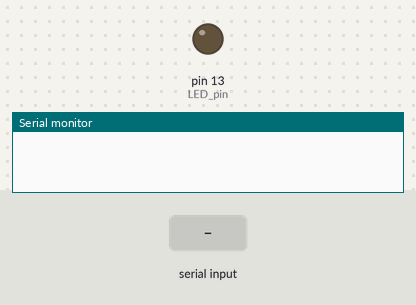
Recording of a sketch running on a simulated Arduino Uno, built with avr-gcc and run on an emulated ATmega328P. On the bench: output pins drawn as LEDs (lit = HIGH), the last lines printed to the serial monitor. The inputs (shaded band) are chosen by the test bench.

Above: at 1.2 s.
1.3 s: "30,150\n" received over Serial
At 2.6 s:
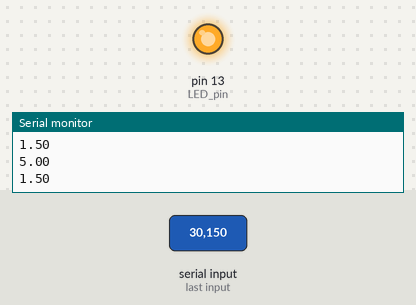
Timing chart, 0 to 4.3 s (numbered marks = the images above; inputs shaded):
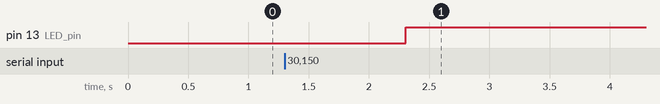

Measured:
- after the input at 1.3 s, pin 13 (LED_pin): LOW → HIGH after 1.0 s

The sketch:

HIL.ino
```cpp
const int LED_pin = 13;

void setup() {
  Serial.begin(9600);
  pinMode(LED_pin, OUTPUT);
}

void loop() {
  if (Serial.available() > 0) {
    int battery = Serial.parseInt();

    if (battery < 50) {
      digitalWrite(LED_pin, HIGH);
      Serial.println(1.5);
    } else {
      digitalWrite(LED_pin, LOW);
      Serial.println(5.0);
    }
  }
}
```
